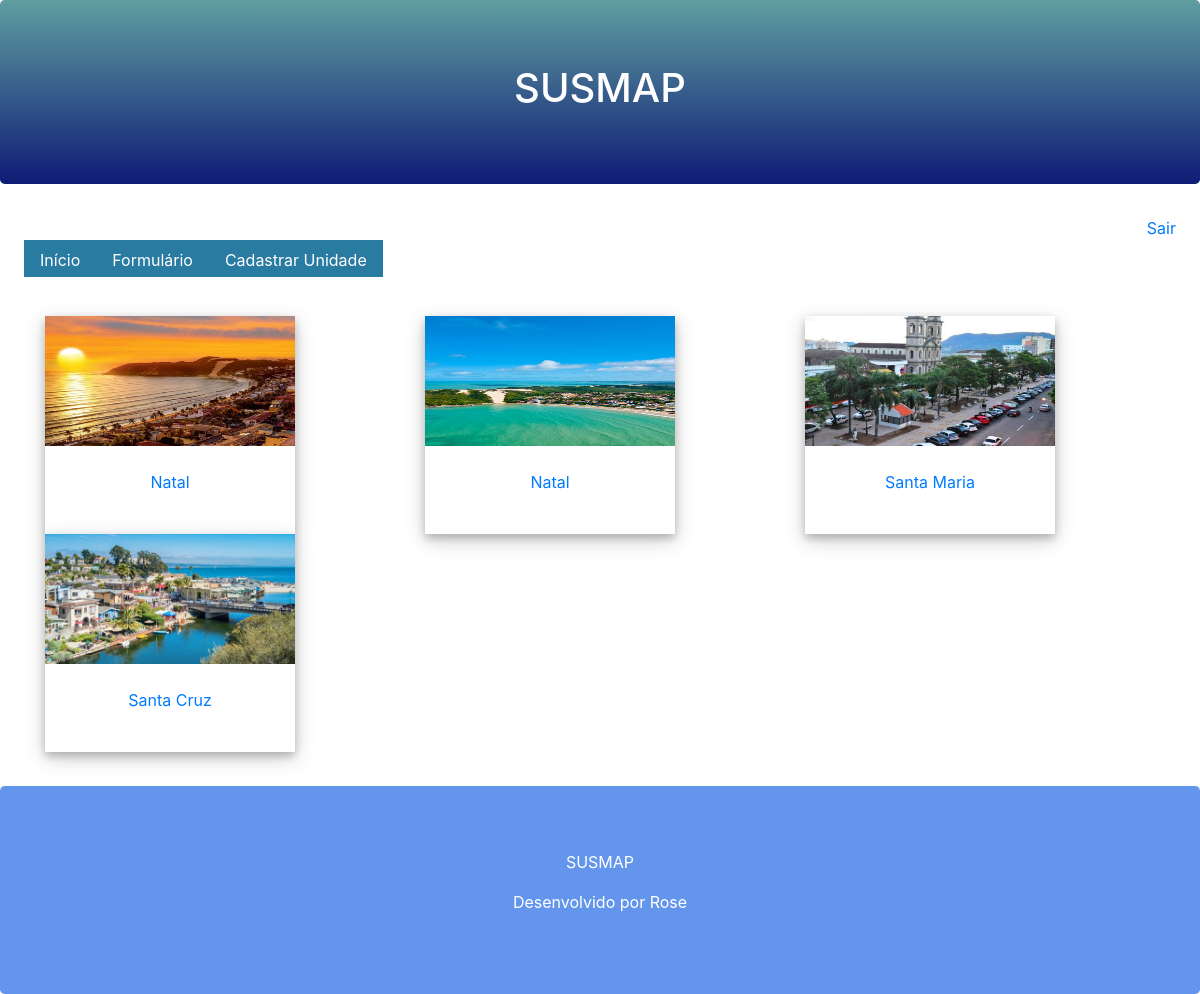
Page /card/user/ (signed in) on the earlier database version.
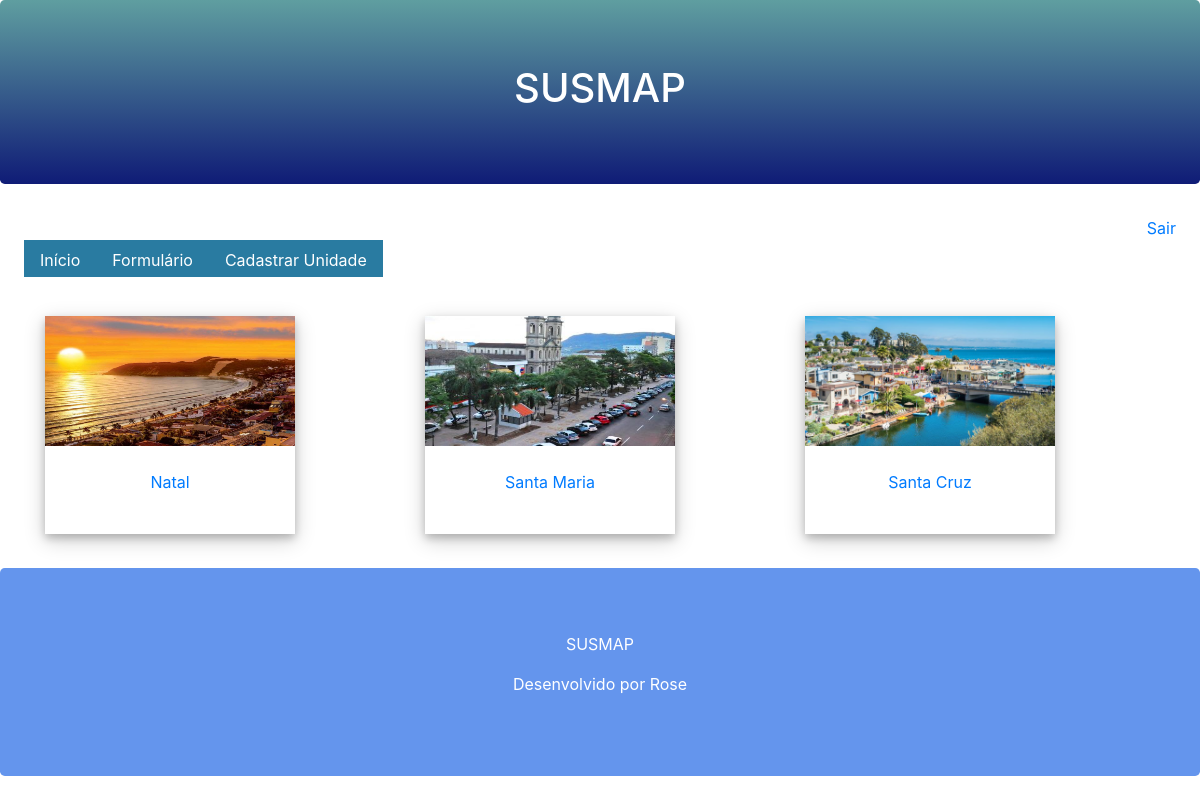
Same page on the later database version.
### core/models.py (models this page shows, shortened)
class Card(models.Model):
    city = models.CharField(max_length=100)
    description = models.TextField()
    phone = models.CharField(max_length=11)
    email = models.EmailField()
    beging_date = models.DateTimeField(auto_now_add=True)
    photo = models.ImageField(upload_to='card')
    active = models.BooleanField(default=True)
    user = models.ForeignKey(User, on_delete=models.CASCADE)
    class card:
        db_table = 'card'

### core/views.py (the view)
# urls.py: path('card/user/', views.list_user),
def list_user(request):
    card = Card.objects.filter(active=True, user=request.user)
    return render(request, 'list.html', {'card': card})

### templates/list.html (shortened to what this page needs)
{% extends "model-page.html" %}
{% block content %}
    <div class="container mb-4">
        <div class="row">
            {% for p in card%}
            <div class="col-sm-4">
                <a href="/card/detail/{{p.id}}">
                    <div class="polaroid">
                        <img src="{{p.photo.url}}" style="width: 100%; height: 130px;">
                        <di class="container">
                            <p>{{p.city}}</p>
                        </di>
                    </div>
                </a>
            </div>
            {%endfor%}
        </div>
    </div>
{%endblock%}

Differences in the rows shown:
no longer on this page (row edited): Card: photo (picture), city "Natal"
